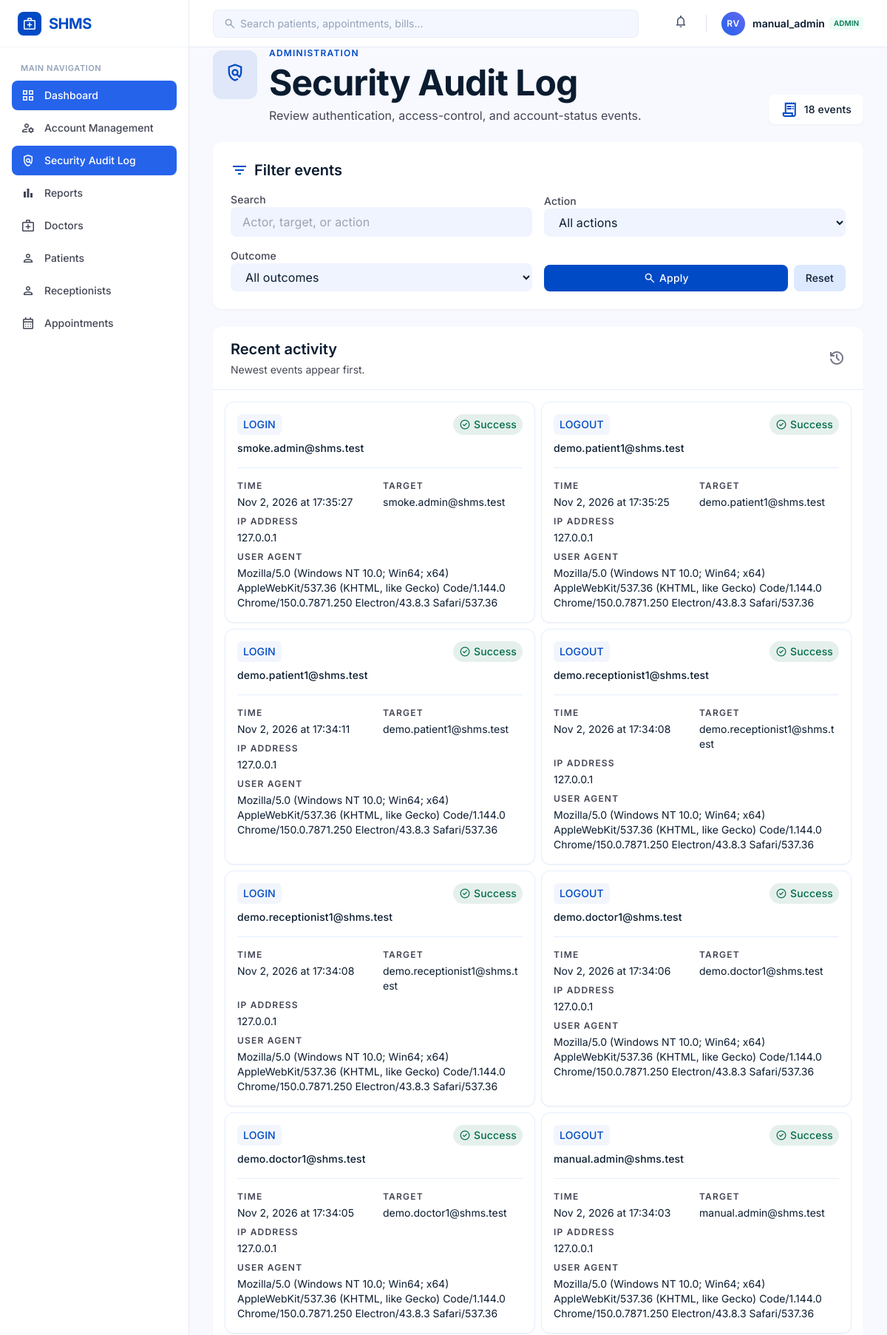
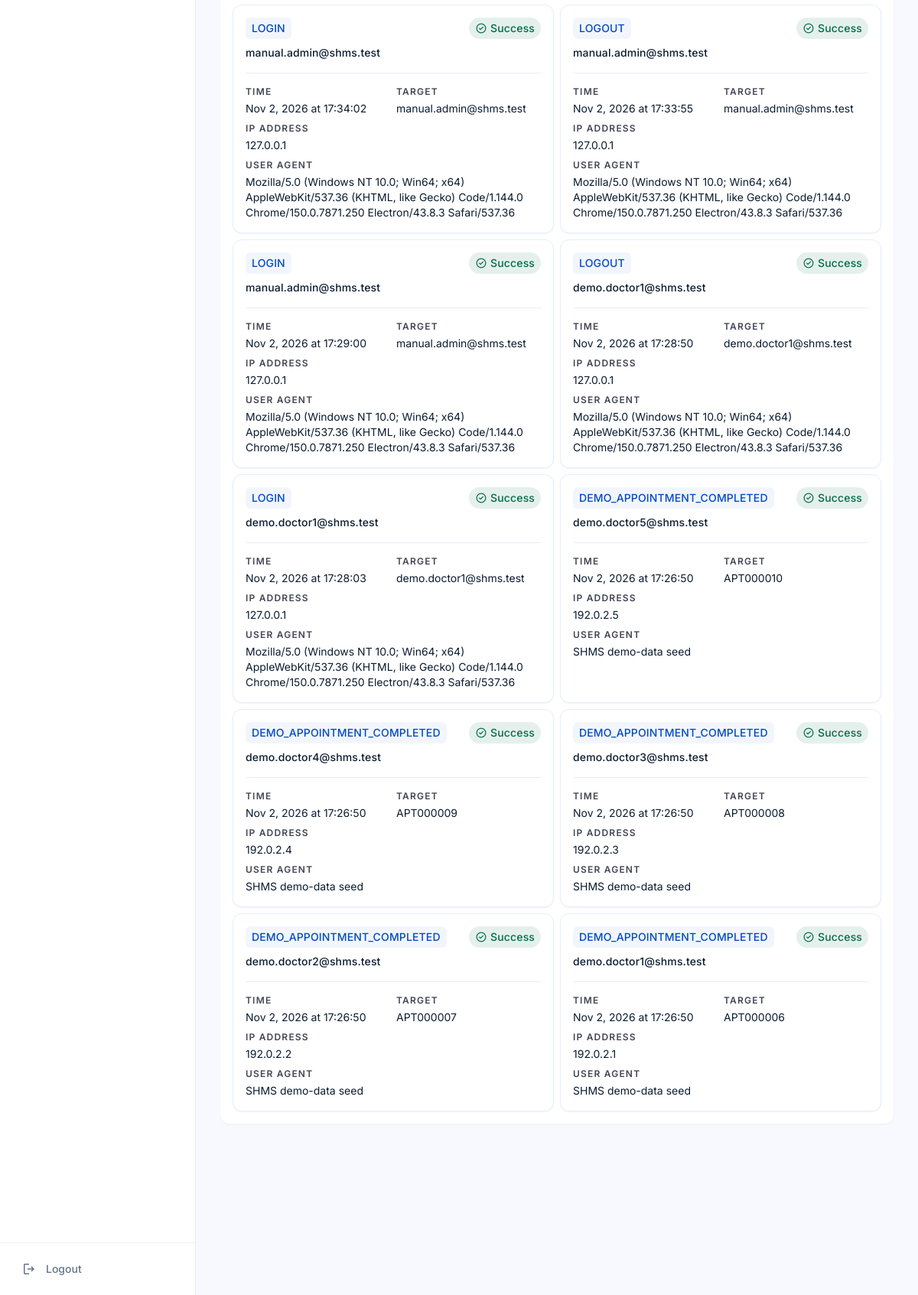
The app's page /security-audit/ (signed in) with its own data (2 pictures, top to bottom).
### accounts/models.py (models this page shows, shortened)
class User(AbstractUser):
    email = models.EmailField(unique=True)
    role = models.CharField(
        max_length=20,
        choices=UserRole.choices,
        default=UserRole.PATIENT,
    )
    phone_number = models.CharField(
        max_length=15,
        blank=True,
    )
    profile_picture = models.ImageField(
        upload_to="profile_pictures/",
        blank=True,
        null=True,
    )
    created_at = models.DateTimeField(
        auto_now_add=True,
    )
    updated_at = models.DateTimeField(
        auto_now=True,
    )
    objects = CustomUserManager()
    USERNAME_FIELD = "email"
    REQUIRED_FIELDS = ["username"]
    class Meta:
        db_table = "users"
        verbose_name = "User"
        verbose_name_plural = "Users"

### security_audit/models.py (models this page shows, shortened)
class AuditLog(models.Model):
    class Outcome(models.TextChoices):
        SUCCESS = "SUCCESS", "Success"
        FAILURE = "FAILURE", "Failure"
        DENIED = "DENIED", "Denied"
    actor = models.ForeignKey(
        settings.AUTH_USER_MODEL,
        on_delete=models.SET_NULL,
        null=True,
        blank=True,
        related_name="audit_events",
    )
    action = models.CharField(max_length=64)
    target_user = models.ForeignKey(
        settings.AUTH_USER_MODEL,
        on_delete=models.SET_NULL,
        null=True,
        blank=True,
        related_name="audit_logs_about",
    )
    target_identifier = models.CharField(
        max_length=254,
        blank=True,
    )
    outcome = models.CharField(
        max_length=10,
        choices=Outcome.choices,
    )
    timestamp = models.DateTimeField(auto_now_add=True)
    ip_address = models.GenericIPAddressField(
        null=True,
        blank=True,
    )
    user_agent = models.CharField(
        max_length=500,
        blank=True,
    )
    details = models.JSONField(default=dict, blank=True)
    class Meta:
        ordering = ["-timestamp"]
        indexes = [
            models.Index(fields=["-timestamp"]),
            models.Index(fields=["action", "-timestamp"]),
            models.Index(fields=["outcome", "-timestamp"]),
        ]

### security_audit/views.py (the view)
@role_required(UserRole.ADMIN)
def audit_log_list(request):
    query = request.GET.get("q", "").strip()
    selected_action = request.GET.get("action", "").strip()
    selected_outcome = request.GET.get("outcome", "").strip()
    events = AuditLog.objects.select_related("actor", "target_user")
    if query:
        events = events.filter(
            Q(actor__email__icontains=query)
            | Q(target_identifier__icontains=query)
            | Q(action__icontains=query)
        )
    actions = AuditLog.objects.order_by().values_list(
        "action", flat=True
    ).distinct()
    if selected_action in actions:
        events = events.filter(action=selected_action)
    else:
        selected_action = ""
    valid_outcomes = {value for value, _ in AuditLog.Outcome.choices}
    if selected_outcome in valid_outcomes:
        events = events.filter(outcome=selected_outcome)
    else:
        selected_outcome = ""
    page_obj = Paginator(events, 25).get_page(request.GET.get("page"))
    return render(
        request,
        "security_audit/log_list.html",
        {
            "page_obj": page_obj,
            "query": query,
            "selected_action": selected_action,
            "selected_outcome": selected_outcome,
            "action_choices": actions,
            "outcome_choices": AuditLog.Outcome.choices,
        },
    )

### templates/security_audit/log_list.html (shortened to what this page needs)
{% extends "base.html" %}
{% block content %}
<div class="mx-auto w-full max-w-7xl space-y-md px-md pb-xl sm:space-y-lg sm:px-lg lg:px-xl">
        <header class="flex flex-col items-start justify-between gap-md sm:flex-row sm:items-end">
            <div class="flex min-w-0 items-start gap-sm sm:gap-md">
                <div class="mt-xs shrink-0 rounded-xl bg-primary/10 p-sm text-primary sm:p-md">
                    <span class="material-symbols-outlined text-[24px] sm:text-[28px]">policy</span>
                </div>
                <div class="min-w-0 space-y-xs">
                    <p class="font-label-sm text-label-sm uppercase tracking-widest text-primary">Administration</p>
                    <h1 class="text-2xl font-semibold leading-tight tracking-tight text-on-surface sm:font-display-lg sm:text-display-lg">Security Audit Log</h1>
                    <p class="max-w-2xl text-sm leading-5 text-on-surface-variant sm:font-body-md sm:text-body-md">
                        Review authentication, access-control, and account-status events.
                    </p>
                </div>
            </div>
            <div class="ml-0 flex items-center gap-sm rounded-lg bg-surface-container-lowest px-md py-sm shadow-sm sm:ml-auto">
                <span class="material-symbols-outlined text-primary">receipt_long</span>
                <span class="font-label-md text-label-md text-on-surface">
                    {{ page_obj.paginator.count }} event{{ page_obj.paginator.count|pluralize }}
                </span>
            </div>
        </header>
        <section class="overflow-hidden rounded-xl bg-surface-container-lowest p-md shadow-sm sm:p-lg">
            <div class="mb-md flex items-center gap-sm">
                <span class="material-symbols-outlined text-primary">filter_list</span>
                <h2 class="font-title-md text-title-md text-on-surface">Filter events</h2>
            </div>
            <form method="get" class="grid grid-cols-1 items-end gap-md sm:grid-cols-2 xl:grid-cols-4">
                <label class="space-y-xs font-label-md text-label-md text-on-surface-variant">
                    Search
                    <input type="search" name="q" value="{{ query }}" placeholder="Actor, target, or action"
                        class="w-full rounded-lg bg-surface-container-low px-md py-sm font-body-md text-body-md text-on-surface outline-none transition-all focus:bg-white focus:ring-2 focus:ring-primary/20">
                </label>
                <label class="space-y-xs font-label-md text-label-md text-on-surface-variant">
                    Action
                    <select name="action"
                        class="w-full cursor-pointer rounded-lg bg-surface-container-low px-md py-sm font-body-md text-body-md text-on-surface outline-none transition-all focus:bg-white focus:ring-2 focus:ring-primary/20">
                        <option value="">All actions</option>
                    </select>
                </label>
                <label class="space-y-xs font-label-md text-label-md text-on-surface-variant">
                    Outcome
                    <select name="outcome"
                        class="w-full cursor-pointer rounded-lg bg-surface-container-low px-md py-sm font-body-md text-body-md text-on-surface outline-none transition-all focus:bg-white focus:ring-2 focus:ring-primary/20">
                        <option value="">All outcomes</option>
                    </select>
                </label>
                <div class="flex gap-sm">
                    <button type="submit"
                        class="flex flex-1 items-center justify-center gap-xs rounded-lg bg-primary px-md py-sm font-label-md text-label-md text-on-primary shadow-sm transition-all hover:shadow-md">
                        <span class="material-symbols-outlined text-[18px]">search</span>
                        Apply
                    </button>
                    <a href="{% url 'dashboard:security-audit' %}"
                        class="flex items-center justify-center rounded-lg bg-surface-container-high px-md py-sm font-label-md text-label-md text-on-surface transition-colors hover:bg-surface-container-highest">
                        Reset
                    </a>
                </div>
            </form>
        </section>
        <section class="overflow-hidden rounded-xl bg-surface-container-lowest shadow-sm">
            <div class="flex items-center justify-between border-b border-surface-container px-md py-md sm:px-lg">
                <div>
                    <h2 class="font-title-md text-title-md text-on-surface">Recent activity</h2>
                    <p class="mt-xs font-body-sm text-body-sm text-on-surface-variant">Newest events appear first.</p>
                </div>
                <span class="material-symbols-outlined text-outline">history</span>
            </div>
            <div class="grid grid-cols-1 gap-sm p-md sm:grid-cols-2 xl:hidden">
                {% for event in page_obj %}
                <article class="min-w-0 rounded-xl border border-surface-container bg-surface-container-lowest p-md shadow-sm">
                    <div class="flex min-w-0 items-start justify-between gap-sm">
                        <div class="min-w-0">
                            <span class="inline-block max-w-full break-words rounded-md bg-primary/5 px-sm py-xs font-label-md text-label-md text-primary">{{ event.action }}</span>
                            <p class="mt-sm break-all font-label-md text-label-md text-on-surface">{{ event.actor.email|default:"Anonymous" }}</p>
                        </div>
                        {% if event.outcome == "SUCCESS" %}
                        <span class="inline-flex shrink-0 items-center gap-xs rounded-full bg-secondary/10 px-sm py-xs font-label-md text-label-md text-secondary">
                            <span class="material-symbols-outlined text-[16px]">check_circle</span>{{ event.get_outcome_display }}
                        </span>
                        {% elif event.outcome == "DENIED" %}
                        <span class="inline-flex shrink-0 items-center gap-xs rounded-full bg-tertiary/10 px-sm py-xs font-label-md text-label-md text-tertiary">
                            <span class="material-symbols-outlined text-[16px]">block</span>{{ event.get_outcome_display }}
                        </span>
                        {% else %}
                        <span class="inline-flex shrink-0 items-center gap-xs rounded-full bg-error/10 px-sm py-xs font-label-md text-label-md text-error">
                            <span class="material-symbols-outlined text-[16px]">error</span>{{ event.get_outcome_display }}
                        </span>
                        {% endif %}
                    </div>
                    <dl class="mt-md grid grid-cols-1 gap-sm border-t border-surface-container pt-md text-sm sm:grid-cols-2">
                        <div class="min-w-0">
                            <dt class="font-label-sm text-label-sm uppercase tracking-widest text-on-surface-variant">Time</dt>
                            <dd class="mt-xs break-words text-on-surface">{{ event.timestamp|date:"M j, Y" }} at {{ event.timestamp|date:"H:i:s" }}</dd>
                        </div>
                        <div class="min-w-0">
                            <dt class="font-label-sm text-label-sm uppercase tracking-widest text-on-surface-variant">Target</dt>
                            <dd class="mt-xs break-all text-on-surface">{{ event.target_identifier|default:"—" }}</dd>
                        </div>
                        <div class="min-w-0">
                            <dt class="font-label-sm text-label-sm uppercase tracking-widest text-on-surface-variant">IP address</dt>
                            <dd class="mt-xs break-all text-on-surface">{{ event.ip_address|default:"—" }}</dd>
                        </div>
                        <div class="min-w-0 sm:col-span-2">
                            <dt class="font-label-sm text-label-sm uppercase tracking-widest text-on-surface-variant">User agent</dt>
                            <dd class="mt-xs break-words text-on-surface" title="{{ event.user_agent }}">{{ event.user_agent|default:"—" }}</dd>
                        </div>
                    </dl>
                </article>
                {% endfor %}
            </div>
        </section>
</div>
{% endblock %}

### templates/includes/header.html (shortened to what this page needs)
<header
    class="sticky top-0 z-30 h-16 bg-surface-container-lowest/90 backdrop-blur-md border-b border-slate-200/80 px-4 sm:px-6 lg:px-8 flex items-center justify-between gap-4 no-print">
    <div class="flex items-center gap-3 flex-1 max-w-xl">
        <form action="{% url 'core:search' %}" class="relative w-full max-w-xl hidden sm:block" method="get" role="search">
            <span
                class="material-symbols-outlined absolute left-3.5 top-1/2 -translate-y-1/2 text-slate-400 text-[18px] pointer-events-none">search</span>
            <input
                class="w-full pl-9 pr-4 py-2 bg-surface-container-low/70 border border-slate-200/60 rounded-lg text-sm text-on-surface placeholder:text-slate-400 focus:outline-none focus:ring-2 focus:ring-primary/20 focus:border-primary transition-all"
                id="header-search" name="q" value="{{ request.GET.q|default:'' }}"
                maxlength="100" placeholder="Search patients, appointments, bills..." type="search" required />
        </form>
    </div>
    <div class="flex items-center gap-2 sm:gap-4">
        <div class="relative">
            <button aria-label="Notifications{% if unread_notification_count %}, {{ unread_notification_count }} unread{% endif %}"
                aria-controls="notification-panel" aria-expanded="false"
                data-notification-ids="{{ recent_activity_ids|join:',' }}"
                id="notification-button"
                class="relative p-2 rounded-lg text-slate-600 hover:bg-surface-container-low hover:text-on-surface transition-colors">
                <span class="material-symbols-outlined text-[20px]">notifications</span>
            </button>
        </div>
        <div class="flex items-center gap-2.5 pl-1">
            <div
                class="w-8 h-8 rounded-full bg-gradient-to-tr from-blue-600 to-indigo-500 text-white flex items-center justify-center font-semibold text-xs tracking-wider shadow-sm">
                RV
            </div>
            <div class="hidden sm:flex flex-col text-left leading-tight">
                <div class="flex items-center gap-1.5">
                    <span class="text-sm font-semibold text-on-surface">{{ user.get_full_name|default:user.username }}</span>
                    <span
                        class="px-1.5 py-0.5 rounded text-[10px] font-semibold bg-emerald-50 text-emerald-700">{{ user.role|default:"User" }}</span>
                </div>
            </div>
        </div>
    </div>
</header>

### records on screen
User: get_full_name "manual_admin", role "ADMIN"
AuditLog: action "LOGIN", actor.email "smoke.admin@shms.test", outcome "Success", timestamp "Nov 2, 2026", timestamp "17:35:27", target_identifier "smoke.admin@shms.test", ip_address "127.0.0.1", user_agent "Mozilla/5.0 (Windows NT 10.0; Win64; x64) AppleWebKit/537.36 (KHTML, like Gecko) Code/1.144.0 Chrome/150.0.7871.250 Electron/43.8.3 Safari/537.36"
AuditLog: action "LOGOUT", actor.email "demo.patient1@shms.test", outcome "Success", timestamp "Nov 2, 2026", timestamp "17:35:25", target_identifier "demo.patient1@shms.test", ip_address "127.0.0.1", user_agent "Mozilla/5.0 (Windows NT 10.0; Win64; x64) AppleWebKit/537.36 (KHTML, like Gecko) Code/1.144.0 Chrome/150.0.7871.250 Electron/43.8.3 Safari/537.36"
AuditLog: action "LOGIN", actor.email "demo.patient1@shms.test", outcome "Success", timestamp "Nov 2, 2026", timestamp "17:34:11", target_identifier "demo.patient1@shms.test", ip_address "127.0.0.1", user_agent "Mozilla/5.0 (Windows NT 10.0; Win64; x64) AppleWebKit/537.36 (KHTML, like Gecko) Code/1.144.0 Chrome/150.0.7871.250 Electron/43.8.3 Safari/537.36"
AuditLog: action "LOGOUT", actor.email "demo.receptionist1@shms.test", outcome "Success", timestamp "Nov 2, 2026", timestamp "17:34:08", target_identifier "demo.receptionist1@shms.test", ip_address "127.0.0.1", user_agent "Mozilla/5.0 (Windows NT 10.0; Win64; x64) AppleWebKit/537.36 (KHTML, like Gecko) Code/1.144.0 Chrome/150.0.7871.250 Electron/43.8.3 Safari/537.36"
AuditLog: action "LOGIN", actor.email "demo.receptionist1@shms.test", outcome "Success", timestamp "Nov 2, 2026", timestamp "17:34:08", target_identifier "demo.receptionist1@shms.test", ip_address "127.0.0.1", user_agent "Mozilla/5.0 (Windows NT 10.0; Win64; x64) AppleWebKit/537.36 (KHTML, like Gecko) Code/1.144.0 Chrome/150.0.7871.250 Electron/43.8.3 Safari/537.36"
AuditLog: action "LOGOUT", actor.email "demo.doctor1@shms.test", outcome "Success", timestamp "Nov 2, 2026", timestamp "17:34:06", target_identifier "demo.doctor1@shms.test", ip_address "127.0.0.1", user_agent "Mozilla/5.0 (Windows NT 10.0; Win64; x64) AppleWebKit/537.36 (KHTML, like Gecko) Code/1.144.0 Chrome/150.0.7871.250 Electron/43.8.3 Safari/537.36"
AuditLog: action "LOGIN", actor.email "demo.doctor1@shms.test", outcome "Success", timestamp "Nov 2, 2026", timestamp "17:34:05", target_identifier "demo.doctor1@shms.test", ip_address "127.0.0.1", user_agent "Mozilla/5.0 (Windows NT 10.0; Win64; x64) AppleWebKit/537.36 (KHTML, like Gecko) Code/1.144.0 Chrome/150.0.7871.250 Electron/43.8.3 Safari/537.36"
AuditLog: action "LOGOUT", actor.email "manual.admin@shms.test", outcome "Success", timestamp "Nov 2, 2026", timestamp "17:34:03", target_identifier "manual.admin@shms.test", ip_address "127.0.0.1", user_agent "Mozilla/5.0 (Windows NT 10.0; Win64; x64) AppleWebKit/537.36 (KHTML, like Gecko) Code/1.144.0 Chrome/150.0.7871.250 Electron/43.8.3 Safari/537.36"
AuditLog: action "LOGIN", actor.email "manual.admin@shms.test", outcome "Success", timestamp "Nov 2, 2026", timestamp "17:34:02", target_identifier "manual.admin@shms.test", ip_address "127.0.0.1", user_agent "Mozilla/5.0 (Windows NT 10.0; Win64; x64) AppleWebKit/537.36 (KHTML, like Gecko) Code/1.144.0 Chrome/150.0.7871.250 Electron/43.8.3 Safari/537.36"
AuditLog: action "LOGOUT", actor.email "manual.admin@shms.test", outcome "Success", timestamp "Nov 2, 2026", timestamp "17:33:55", target_identifier "manual.admin@shms.test", ip_address "127.0.0.1", user_agent "Mozilla/5.0 (Windows NT 10.0; Win64; x64) AppleWebKit/537.36 (KHTML, like Gecko) Code/1.144.0 Chrome/150.0.7871.250 Electron/43.8.3 Safari/537.36"
AuditLog: action "LOGIN", actor.email "manual.admin@shms.test", outcome "Success", timestamp "Nov 2, 2026", timestamp "17:29:00", target_identifier "manual.admin@shms.test", ip_address "127.0.0.1", user_agent "Mozilla/5.0 (Windows NT 10.0; Win64; x64) AppleWebKit/537.36 (KHTML, like Gecko) Code/1.144.0 Chrome/150.0.7871.250 Electron/43.8.3 Safari/537.36"
AuditLog: action "LOGOUT", actor.email "demo.doctor1@shms.test", outcome "Success", timestamp "Nov 2, 2026", timestamp "17:28:50", target_identifier "demo.doctor1@shms.test", ip_address "127.0.0.1", user_agent "Mozilla/5.0 (Windows NT 10.0; Win64; x64) AppleWebKit/537.36 (KHTML, like Gecko) Code/1.144.0 Chrome/150.0.7871.250 Electron/43.8.3 Safari/537.36"
AuditLog: action "LOGIN", actor.email "demo.doctor1@shms.test", outcome "Success", timestamp "Nov 2, 2026", timestamp "17:28:03", target_identifier "demo.doctor1@shms.test", ip_address "127.0.0.1", user_agent "Mozilla/5.0 (Windows NT 10.0; Win64; x64) AppleWebKit/537.36 (KHTML, like Gecko) Code/1.144.0 Chrome/150.0.7871.250 Electron/43.8.3 Safari/537.36"
AuditLog: action "DEMO_APPOINTMENT_COMPLETED", actor.email "demo.doctor5@shms.test", outcome "Success", timestamp "Nov 2, 2026", timestamp "17:26:50", target_identifier "APT000010", ip_address "192.0.2.5", user_agent "SHMS demo-data seed"
AuditLog: action "DEMO_APPOINTMENT_COMPLETED", actor.email "demo.doctor4@shms.test", outcome "Success", timestamp "Nov 2, 2026", timestamp "17:26:50", target_identifier "APT000009", ip_address "192.0.2.4", user_agent "SHMS demo-data seed"
AuditLog: action "DEMO_APPOINTMENT_COMPLETED", actor.email "demo.doctor3@shms.test", outcome "Success", timestamp "Nov 2, 2026", timestamp "17:26:50", target_identifier "APT000008", ip_address "192.0.2.3", user_agent "SHMS demo-data seed"
AuditLog: action "DEMO_APPOINTMENT_COMPLETED", actor.email "demo.doctor2@shms.test", outcome "Success", timestamp "Nov 2, 2026", timestamp "17:26:50", target_identifier "APT000007", ip_address "192.0.2.2", user_agent "SHMS demo-data seed"
AuditLog: action "DEMO_APPOINTMENT_COMPLETED", actor.email "demo.doctor1@shms.test", outcome "Success", timestamp "Nov 2, 2026", timestamp "17:26:50", target_identifier "APT000006", ip_address "192.0.2.1", user_agent "SHMS demo-data seed"

### other values on screen
{{ page_obj.paginator.count }} "18"
